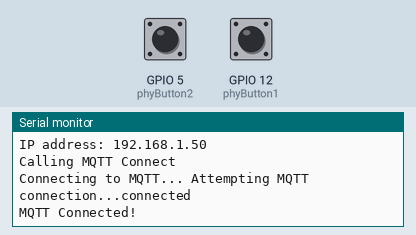
This sketch was run on a simulated ESP8266 (NodeMCU). Shown: the last lines printed to the serial monitor. The inputs (shaded band) are chosen by the test bench; at power-on: GPIO 5 (phyButton2) LOW, GPIO 12 (phyButton1) LOW. WiFi joins after 1.5 s; servers stay silent unless stated; no MQTT or app messages arrive unless stated.

Above: at 2.7 s.
2.8 s: GPIO 5 (phyButton2) pulled HIGH for 1 s
At 3.8 s:
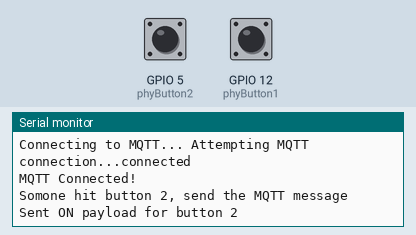
5.3 s: GPIO 12 (phyButton1) pulled HIGH for 3.2 s
At 7.2 s:
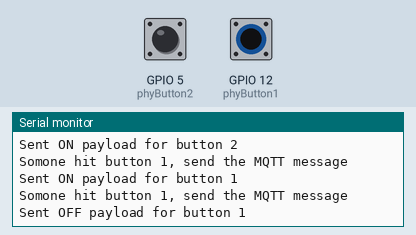
10.0 s: GPIO 5 (phyButton2) pulled HIGH for 1 s
At 11.7 s:
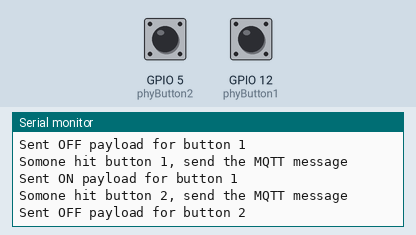

The sketch:

MQTT-Button.ino
```cpp
/**********************************************************************************************
  MQTT Button
  Written by: Jay Collett jay AT gmail.com
  Description:

  Sketch includes unmodified code libraries from the following awesome sources:
      PubSubClient  https://github.com/knolleary/pubsubclient
      ESP8266WiFi   https://github.com/esp8266/Arduino
 ***********************************************************************************************/
#include <ESP8266WiFi.h>
#include <PubSubClient.h>


#define phyButton1 12
#define phyButton2 5

#define WIFI_SSID "xxxxxxx"
#define WIFI_PASS "xxxxxxxxx"
#define MQTT_PORT 1883

int   wifiRetryCount = 0;
char  fmversion[7] = "v1.0";                  // firmware version
char  mqtt_server[] = "192.168.0.x";          // MQTT broker IP address
char  mqtt_username[] = "mqttLabButton";      // username for MQTT broker (USE ONE)
char  mqtt_password[] = "xxxxxxxxxxxxx";      // password for MQTT broker
char  mqtt_clientid[] = "mqttLabButton";      // client id for connections to MQTT broker

bool buttonOneOn = false;
bool buttonTwoOn = false;

const String HOSTNAME  = "mqttLabButton";
const String baseTopic = "mqttLabButton";
const String buttonOneTopic = baseTopic + "/" + "button1";
const String buttonTwoTopic = baseTopic + "/" + "button2";

IPAddress ip;
WiFiClient WiFiClient;
PubSubClient mqttclient(WiFiClient);

ADC_MODE(ADC_VCC);

void setup() {
  pinMode(phyButton1, INPUT);
  pinMode(phyButton2, INPUT);

  Serial.begin(115200);

  WiFi.hostname(HOSTNAME);
  WiFi.mode(WIFI_STA);

  mqttclient.setServer(mqtt_server, MQTT_PORT);

  WiFi.begin(WIFI_SSID, WIFI_PASS);
  while (WiFi.status() != WL_CONNECTED) {
    delay(250);
    Serial.print(".");
    if (wifiRetryCount >= 120) { // 250mS delay x 120 iterations = 30 seconds
      ESP.restart();
    }
    wifiRetryCount++;
  }

  wifiRetryCount = 0;

  Serial.println("");
  Serial.println("WiFi connected");
  Serial.print("IP address: ");
  Serial.println(WiFi.localIP());

  Serial.println("Calling MQTT Connect");
  MQTT_connect(); // connect to wifi/mqtt as needed
}

void loop() {

   MQTT_connect(); // connect to wifi/mqtt as needed

  // loop indefinitely, checking to see if someone has hit the doorbell button
  // doorbell sense pin will go HIGH if the doorbell button is being pushed
  if (digitalRead(phyButton1) == HIGH) {
    delay(150); // poor man's debounce
    if (digitalRead(phyButton1) == HIGH) {
      Serial.println("Somone hit button 1, send the MQTT message");
      // toggle on/off based on state of button
      if(buttonOneOn){
        mqttclient.publish(buttonOneTopic.c_str(), "OFF");
        buttonOneOn = false;
        Serial.println("Sent OFF payload for button 1");
      }else{
        mqttclient.publish(buttonOneTopic.c_str(), "ON");
        buttonOneOn = true;
        Serial.println("Sent ON payload for button 1");
      }
      delay(1000); // give time for the payload to register
    }
  }

  if (digitalRead(phyButton2) == HIGH) {
    delay(150); // poor man's debounce
    if (digitalRead(phyButton2) == HIGH) {
      Serial.println("Somone hit button 2, send the MQTT message");
      // toggle on/off based on state of button
      if(buttonTwoOn){
        mqttclient.publish(buttonTwoTopic.c_str(), "OFF");
        buttonTwoOn = false;
        Serial.println("Sent OFF payload for button 2");
      }else{
        mqttclient.publish(buttonTwoTopic.c_str(), "ON");
        buttonTwoOn = true;
        Serial.println("Sent ON payload for button 2");
      }
      delay(1000); // give time for the payload to register
    }
  }

}


// #############################################################################
//  mqtt Connect function
//  This function connects and reconnects as necessary to the MQTT server and
//  WiFi.
//  Should be called in the loop to ensure connectivity
// #############################################################################
void MQTT_connect() {
  int8_t ret;

  // Stop if already connected.
  if (mqttclient.connected()) {
    return;
  }

  Serial.print("Connecting to MQTT... ");

  // Loop until we're reconnected
  while (!mqttclient.connected()) {
    Serial.print("Attempting MQTT connection...");
    // Attempt to connect
    if (mqttclient.connect(mqtt_clientid, mqtt_username, mqtt_password)) {
      Serial.println("connected");
    } else {
      Serial.print("failed, rc=");
      Serial.print(mqttclient.state());
      Serial.println(" try again in 2 seconds");
      // Wait 2 seconds before retrying
      delay(2000);
    }
  }

  Serial.println("MQTT Connected!");
}
```

Measured:
- after the input at 2.8 s, the serial monitor: prints a new line after 0.15 s (image 1)
- after the input at 5.3 s, the serial monitor: prints a new line after 0.15 s (image 2)
- after the input at 10.0 s, the serial monitor: prints a new line after 0.15 s (image 3)
